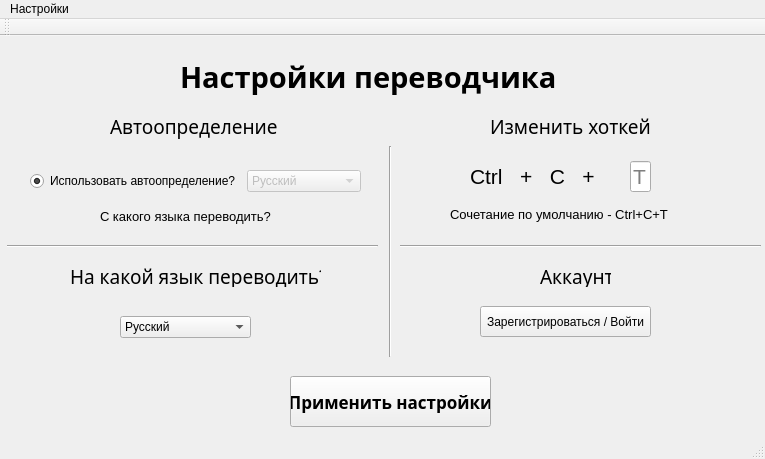
<?xml version="1.0" encoding="UTF-8"?>
<ui version="4.0">
 <class>MainWindow</class>
 <widget class="QMainWindow" name="MainWindow">
  <property name="geometry">
   <rect>
    <x>0</x>
    <y>0</y>
    <width>765</width>
    <height>459</height>
   </rect>
  </property>
  <property name="windowTitle">
   <string>MainWindow</string>
  </property>
  <widget class="QWidget" name="centralwidget">
   <widget class="QLabel" name="label">
    <property name="geometry">
     <rect>
      <x>110</x>
      <y>70</y>
      <width>181</width>
      <height>41</height>
     </rect>
    </property>
    <property name="font">
     <font>
      <family>Segoe MDL2 Assets</family>
      <pointsize>14</pointsize>
     </font>
    </property>
    <property name="text">
     <string>Автоопределение</string>
    </property>
   </widget>
   <widget class="QLabel" name="label_2">
    <property name="geometry">
     <rect>
      <x>180</x>
      <y>0</y>
      <width>401</width>
      <height>81</height>
     </rect>
    </property>
    <property name="font">
     <font>
      <family>Arial Black</family>
      <pointsize>22</pointsize>
      <weight>75</weight>
      <bold>true</bold>
     </font>
    </property>
    <property name="text">
     <string>Настройки переводчика</string>
    </property>
   </widget>
   <widget class="Line" name="line">
    <property name="geometry">
     <rect>
      <x>380</x>
      <y>110</y>
      <width>20</width>
      <height>211</height>
     </rect>
    </property>
    <property name="orientation">
     <enum>Qt::Vertical</enum>
    </property>
   </widget>
   <widget class="Line" name="line_2">
    <property name="geometry">
     <rect>
      <x>7</x>
      <y>200</y>
      <width>371</width>
      <height>20</height>
     </rect>
    </property>
    <property name="orientation">
     <enum>Qt::Horizontal</enum>
    </property>
   </widget>
   <widget class="QLabel" name="label_3">
    <property name="geometry">
     <rect>
      <x>70</x>
      <y>230</y>
      <width>251</width>
      <height>21</height>
     </rect>
    </property>
    <property name="font">
     <font>
      <family>Segoe MDL2 Assets</family>
      <pointsize>14</pointsize>
      <weight>50</weight>
      <bold>false</bold>
     </font>
    </property>
    <property name="text">
     <string>На какой язык переводить?</string>
    </property>
   </widget>
   <widget class="QLabel" name="label_4">
    <property name="geometry">
     <rect>
      <x>490</x>
      <y>80</y>
      <width>161</width>
      <height>21</height>
     </rect>
    </property>
    <property name="font">
     <font>
      <family>Segoe MDL2 Assets</family>
      <pointsize>14</pointsize>
      <weight>50</weight>
      <bold>false</bold>
     </font>
    </property>
    <property name="text">
     <string>Изменить хоткей</string>
    </property>
   </widget>
   <widget class="Line" name="line_3">
    <property name="geometry">
     <rect>
      <x>400</x>
      <y>200</y>
      <width>361</width>
      <height>20</height>
     </rect>
    </property>
    <property name="orientation">
     <enum>Qt::Horizontal</enum>
    </property>
   </widget>
   <widget class="QComboBox" name="comboBox">
    <property name="geometry">
     <rect>
      <x>120</x>
      <y>280</y>
      <width>131</width>
      <height>22</height>
     </rect>
    </property>
    <item>
     <property name="text">
      <string>Русский</string>
     </property>
    </item>
    <item>
     <property name="text">
      <string>English</string>
     </property>
    </item>
    <item>
     <property name="text">
      <string>Francais</string>
     </property>
    </item>
    <item>
     <property name="text">
      <string>Espagnol</string>
     </property>
    </item>
   </widget>
   <widget class="QPushButton" name="pushButton">
    <property name="geometry">
     <rect>
      <x>290</x>
      <y>340</y>
      <width>201</width>
      <height>51</height>
     </rect>
    </property>
    <property name="font">
     <font>
      <family>Segoe UI Semibold</family>
      <pointsize>13</pointsize>
      <weight>75</weight>
      <bold>true</bold>
     </font>
    </property>
    <property name="text">
     <string>Применить настройки</string>
    </property>
   </widget>
   <widget class="QLabel" name="label_5">
    <property name="geometry">
     <rect>
      <x>540</x>
      <y>230</y>
      <width>71</width>
      <height>21</height>
     </rect>
    </property>
    <property name="font">
     <font>
      <family>Segoe MDL2 Assets</family>
      <pointsize>14</pointsize>
      <weight>50</weight>
      <bold>false</bold>
     </font>
    </property>
    <property name="text">
     <string>Аккаунт</string>
    </property>
   </widget>
   <widget class="QPushButton" name="pushButton_2">
    <property name="geometry">
     <rect>
      <x>480</x>
      <y>270</y>
      <width>171</width>
      <height>31</height>
     </rect>
    </property>
    <property name="text">
     <string>Зарегистрироваться / Войти</string>
    </property>
   </widget>
   <widget class="QWidget" name="horizontalLayoutWidget">
    <property name="geometry">
     <rect>
      <x>30</x>
      <y>130</y>
      <width>331</width>
      <height>31</height>
     </rect>
    </property>
    <layout class="QHBoxLayout" name="horizontalLayout">
     <item>
      <widget class="QRadioButton" name="radioButton">
       <property name="text">
        <string>Использовать автоопределение?</string>
       </property>
       <property name="iconSize">
        <size>
         <width>32</width>
         <height>32</height>
        </size>
       </property>
       <property name="checked">
        <bool>true</bool>
       </property>
      </widget>
     </item>
     <item>
      <widget class="QComboBox" name="comboBox_2">
       <property name="enabled">
        <bool>false</bool>
       </property>
       <property name="editable">
        <bool>false</bool>
       </property>
       <item>
        <property name="text">
         <string>Русский</string>
        </property>
       </item>
       <item>
        <property name="text">
         <string>English</string>
        </property>
       </item>
       <item>
        <property name="text">
         <string>Francais</string>
        </property>
       </item>
       <item>
        <property name="text">
         <string>Espagnol</string>
        </property>
       </item>
      </widget>
     </item>
    </layout>
   </widget>
   <widget class="QLabel" name="label_8">
    <property name="geometry">
     <rect>
      <x>100</x>
      <y>170</y>
      <width>171</width>
      <height>21</height>
     </rect>
    </property>
    <property name="font">
     <font>
      <pointsize>10</pointsize>
     </font>
    </property>
    <property name="text">
     <string>С какого языка переводить?</string>
    </property>
   </widget>
   <widget class="QLabel" name="label_11">
    <property name="geometry">
     <rect>
      <x>450</x>
      <y>170</y>
      <width>221</width>
      <height>16</height>
     </rect>
    </property>
    <property name="font">
     <font>
      <pointsize>10</pointsize>
     </font>
    </property>
    <property name="text">
     <string>Сочетание по умолчанию - Ctrl+C+T</string>
    </property>
   </widget>
   <widget class="QLabel" name="label_6">
    <property name="geometry">
     <rect>
      <x>470</x>
      <y>130</y>
      <width>151</width>
      <height>21</height>
     </rect>
    </property>
    <property name="font">
     <font>
      <pointsize>16</pointsize>
     </font>
    </property>
    <property name="text">
     <string>Ctrl   +   C   +</string>
    </property>
   </widget>
   <widget class="QLineEdit" name="lineEdit">
    <property name="geometry">
     <rect>
      <x>630</x>
      <y>125</y>
      <width>21</width>
      <height>31</height>
     </rect>
    </property>
    <property name="font">
     <font>
      <pointsize>16</pointsize>
     </font>
    </property>
    <property name="maxLength">
     <number>1</number>
    </property>
    <property name="placeholderText">
     <string>T</string>
    </property>
   </widget>
  </widget>
  <widget class="QMenuBar" name="menubar">
   <property name="geometry">
    <rect>
     <x>0</x>
     <y>0</y>
     <width>765</width>
     <height>23</height>
    </rect>
   </property>
   <widget class="QMenu" name="menu">
    <property name="title">
     <string>Настройки</string>
    </property>
   </widget>
   <addaction name="menu"/>
  </widget>
  <widget class="QStatusBar" name="statusbar"/>
  <widget class="QToolBar" name="toolBar">
   <property name="windowTitle">
    <string>toolBar</string>
   </property>
   <attribute name="toolBarArea">
    <enum>TopToolBarArea</enum>
   </attribute>
   <attribute name="toolBarBreak">
    <bool>false</bool>
   </attribute>
  </widget>
 </widget>
 <resources/>
 <connections/>
</ui>
